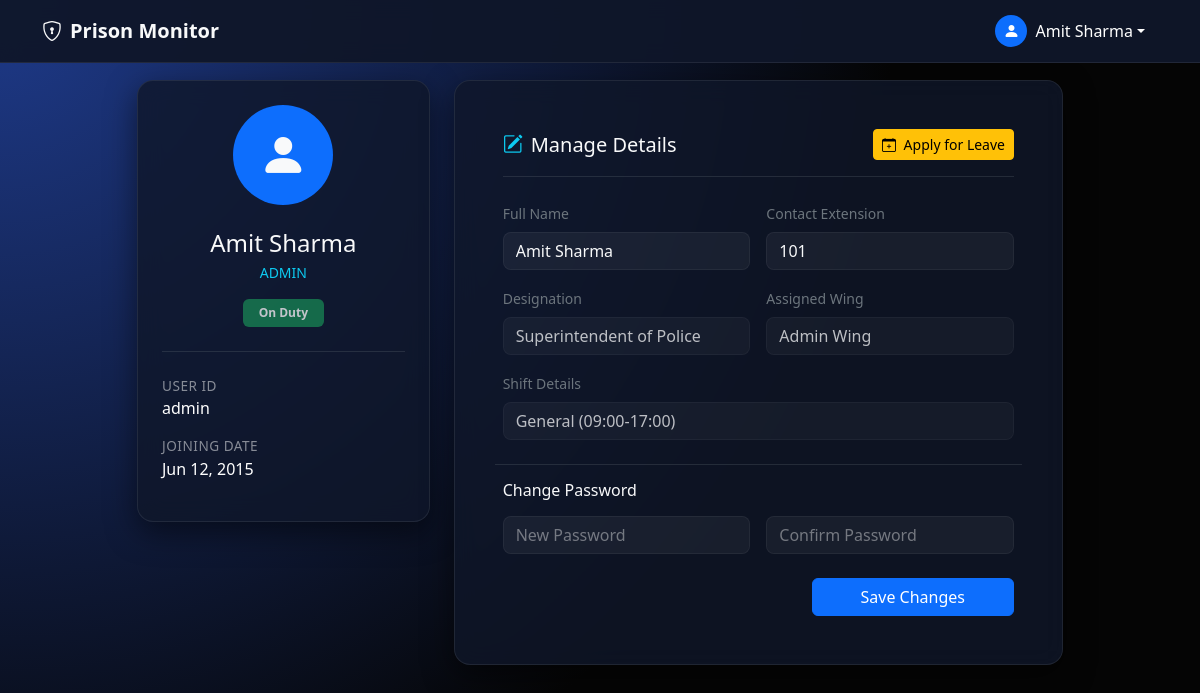
Page /frontend/profile.php (signed in) on the committed database.
### tables this page shows
CREATE TABLE IF NOT EXISTS users (
    id INT AUTO_INCREMENT PRIMARY KEY,
    user_id VARCHAR(50) NOT NULL UNIQUE,
    password VARCHAR(255) NOT NULL,
    role ENUM('admin', 'warden', 'guard') NOT NULL,
    full_name VARCHAR(100),
    designation VARCHAR(100),
    status ENUM('On Duty', 'Off Duty', 'On Leave') DEFAULT 'Off Duty',
    assigned_wing VARCHAR(50),
    shift_type VARCHAR(50),
    joining_date DATE,
    contact_ext VARCHAR(10),
    created_at TIMESTAMP DEFAULT CURRENT_TIMESTAMP
);

### frontend/profile.php (the view, shortened to what this page needs)
<?php
require_once '../backend/db_connect.php';
$user_id = $_SESSION['user_id'];
$sql = "SELECT * FROM users WHERE user_id = ?";
$stmt = $conn->prepare($sql);
$stmt->bind_param("s", $user_id);
$stmt->execute();
$result = $stmt->get_result();
$user = $result->fetch_assoc();
$role = strtolower($user['role']);
$dashboard_link = "dashboard-$role.php";
if ($role === 'admin') $dashboard_link = "dashboard-admin.php";
?>
<!DOCTYPE html>
<html lang="en">
<head>
  <link href="https://cdn.jsdelivr.net/npm/bootstrap@5.3.3/dist/css/bootstrap.min.css" rel="stylesheet">
  <link rel="stylesheet" href="https://cdn.jsdelivr.net/npm/bootstrap-icons@1.11.3/font/bootstrap-icons.css">
</head>
<body>
  <nav class="navbar navbar-expand-lg fixed-top">
    <div class="container">
      <a class="navbar-brand" href="<?php echo $dashboard_link; ?>">
        <i class="bi bi-shield-lock me-2"></i>Prison Monitor
      </a>
      <div class="ms-auto d-flex align-items-center">
        <div class="dropdown">
          <a href="#" class="btn btn-link text-white text-decoration-none dropdown-toggle d-flex align-items-center" data-bs-toggle="dropdown">
            <div class="bg-primary rounded-circle d-flex align-items-center justify-content-center me-2" style="width: 32px; height: 32px;">
              <i class="bi bi-person-fill"></i>
            </div>
            <span class="d-none d-sm-inline"><?php echo htmlspecialchars($user['full_name']); ?></span>
          </a>
        </div>
      </div>
    </div>
  </nav>
  <div class="container" style="margin-top: 80px; margin-bottom: 40px;">
    <div class="row justify-content-center">
      <div class="col-lg-10">
        <div class="row g-4">
          <div class="col-md-4">
            <div class="app-card p-4 text-center">
              <div class="bg-primary rounded-circle d-flex align-items-center justify-content-center mx-auto mb-4" style="width: 100px; height: 100px; font-size: 3rem;">
                <i class="bi bi-person-fill"></i>
              </div>
              <h4 class="mb-1"><?php echo htmlspecialchars($user['full_name']); ?></h4>
              <p class="text-info small mb-3"><?php echo strtoupper($user['role']); ?></p>
              <div class="badge bg-success opacity-75 px-3 py-2"><?php echo $user['status']; ?></div>
              <hr class="my-4 border-secondary opacity-25">
              <div class="text-start">
                <div class="mb-3">
                  <div class="profile-label">User ID</div>
                  <div class="profile-value"><?php echo htmlspecialchars($user['user_id']); ?></div>
                </div>
                <div class="mb-3">
                  <div class="profile-label">Joining Date</div>
                  <div class="profile-value"><?php echo date('M d, Y', strtotime($user['joining_date'])); ?></div>
                </div>
              </div>
            </div>
          </div>
          <div class="col-md-8">
            <div class="app-card p-4 p-md-5">
              <div class="d-flex justify-content-between align-items-center mb-4 border-bottom border-secondary border-opacity-25 pb-3">
                <h5 class="mb-0">
                  <i class="bi bi-pencil-square me-2 text-info"></i>Manage Details
                </h5>
                <button type="button" class="btn btn-warning btn-sm" onclick="toggleLeaveSection()">
                  <i class="bi bi-calendar-plus me-1"></i> Apply for Leave
                </button>
              </div>
              <form id="updateProfileForm" onsubmit="handleUpdate(event)">
                <div class="row g-3">
                  <div class="col-md-6">
                    <label class="form-label small text-secondary">Full Name</label>
                    <input type="text" name="full_name" class="form-control" value="<?php echo htmlspecialchars($user['full_name']); ?>" required>
                  </div>
                  <div class="col-md-6">
                    <label class="form-label small text-secondary">Contact Extension</label>
                    <input type="text" name="contact_ext" class="form-control" value="<?php echo htmlspecialchars($user['contact_ext']); ?>">
                  </div>
                  <div class="col-md-6">
                    <label class="form-label small text-secondary">Designation</label>
                    <input type="text" class="form-control opacity-75" value="<?php echo htmlspecialchars($user['designation']); ?>" readonly>
                  </div>
                  <div class="col-md-6">
                    <label class="form-label small text-secondary">Assigned Wing</label>
                    <input type="text" class="form-control opacity-75" value="<?php echo htmlspecialchars($user['assigned_wing']); ?>" readonly>
                  </div>
                  <div class="col-md-12">
                     <label class="form-label small text-secondary">Shift Details</label>
                     <input type="text" class="form-control opacity-75" value="<?php echo htmlspecialchars($user['shift_type']); ?>" readonly>
                  </div>
                  <div class="col-12 mt-4 pt-3 border-top border-secondary border-opacity-25">
                    <h6 class="mb-3">Change Password</h6>
                    <div class="row g-3">
                      <div class="col-md-6">
                        <input type="password" name="new_password" class="form-control" placeholder="New Password">
                      </div>
                      <div class="col-md-6">
                        <input type="password" name="confirm_password" class="form-control" placeholder="Confirm Password">
                      </div>
                    </div>
                  </div>
                  <div class="col-12 mt-4 text-end">
                    <button type="submit" class="btn btn-primary px-5" id="saveBtn">
                      Save Changes
                    </button>
                  </div>
                </div>
              </form>
            </div>
          </div>
        </div>
      </div>
    </div>
  </div>
</body>
</html>

### frontend/profile.php (style rules this page uses)
body { min-height: 100vh; background: radial-gradient(circle at top left, #1e3a8a, #050505 60%); color: #f8f9fa; font-family: system-ui, -apple-system, BlinkMacSystemFont, "Segoe UI", sans-serif; }
.navbar { background: rgba(15, 23, 42, 0.95); backdrop-filter: blur(10px); border-bottom: 1px solid rgba(255, 255, 255, 0.08); }
.navbar-brand { color: #f8f9fa !important; font-weight: 600; }
.app-card { border-radius: 1rem; border: 1px solid rgba(255, 255, 255, 0.08); background: rgba(15, 23, 42, 0.8); backdrop-filter: blur(12px); box-shadow: 0 10px 30px rgba(0,0,0,0.5); }
.form-control { background-color: rgba(255, 255, 255, 0.05); border: 1px solid rgba(255, 255, 255, 0.1); color: #f8f9fa; border-radius: 0.5rem; }
.form-control::placeholder { color: rgba(255, 255, 255, 0.4); }
.profile-label { color: rgba(255, 255, 255, 0.5); font-size: 0.85rem; text-transform: uppercase; letter-spacing: 0.5px; }
.profile-value { font-weight: 500; color: #fff; }

### rows in the picture
users: full_name "Amit Sharma", role "ADMIN", status "On Duty", user "admin", joining_date "Jun 12, 2015", contact_ext "101", designation "Superintendent of Police", assigned_wing "Admin Wing", shift_type "General (09:00-17:00)"
